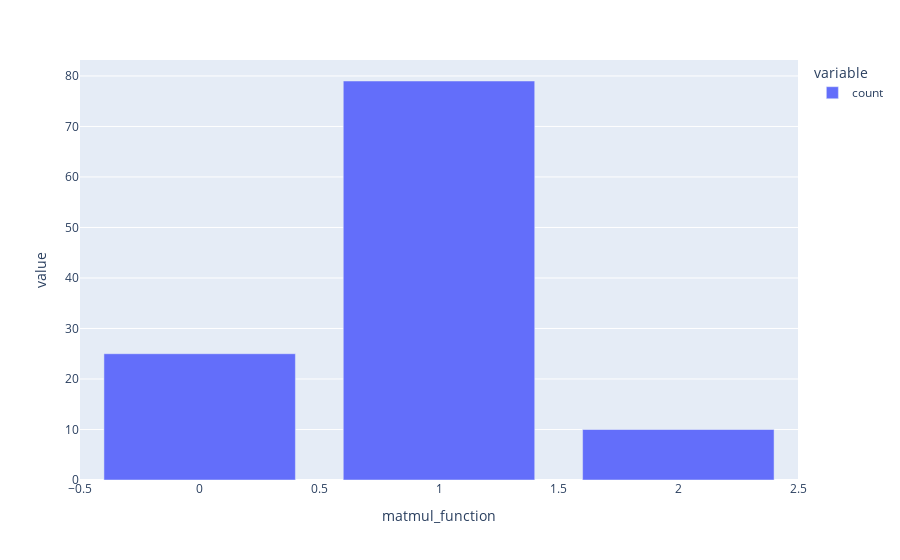

Notebook code cell kept with this figure:
### Code cell
df_chosen_one = df[df.i == 4]
px.bar(df_chosen_one["matmul_function"].value_counts())

### Figure 1 — Plotly figure (JSON) as saved in the notebook; plotly's stock layout.template omitted (floating-point values rounded to 4 significant figures)
{"data": [{"alignmentgroup": "True", "hovertemplate": "variable=count<br>matmul_function=%{x}<br>value=%{y}<extra></extra>", "legendgroup": "count", "marker": {"color": "#636efa", "pattern": {"shape": ""}}, "name": "count", "offsetgroup": "count", "orientation": "v", "showlegend": true, "textposition": "auto", "type": "bar", "x": [1, 0, 2], "xaxis": "x", "y": [79, 25, 10], "yaxis": "y"}], "layout": {"barmode": "relative", "legend": {"title": {"text": "variable"}, "tracegroupgap": 0}, "margin": {"t": 60}, "xaxis": {"anchor": "y", "domain": [0, 1], "title": {"text": "matmul_function"}}, "yaxis": {"anchor": "x", "domain": [0, 1], "title": {"text": "value"}}}}
